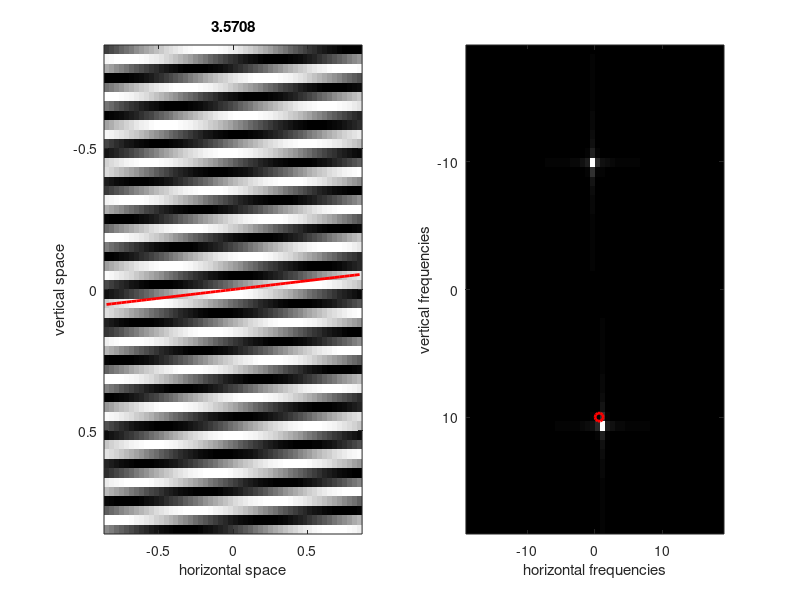

This chart was generated by the following MATLAB code:
 
%%
pixperdeg = 30;
cpd = 3;
phase = 0;
ori = pi/2;

rPix = 50/2;

dPix = rPix*2 + 1;
[X,Y] = meshgrid(-rPix:rPix);
% Standard deviation of gaussian (e1)
sigma = dPix/8;

maxRadians = 2*pi * cpd /pixperdeg;

% Create the sinusoid (s1)
pha = phase * pi/180;
s1 = cos( cos(ori) * (maxRadians*Y) + ...
    sin(ori) * (maxRadians*X) + pha);

pixdims = (-dPix/2:dPix/2);
degdims = pixdims/pixperdeg;

figure(1); clf
imagesc(degdims, degdims, s1)



%% hartley
pixperdeg =  37.5048;
nOctaves = 6;
Freq0 = .5;
M   = 1;
freqs = sort([-2.^(0:(nOctaves-1))*Freq0 0 2.^(0:(nOctaves-1))*Freq0]);
kxs = freqs;
kys = freqs;

[kxgrid, kygrid]=meshgrid(kxs, kys);
        
[xx,yy] = meshgrid(pixdims);
twoPi = 2*pi/pixperdeg;

ori = ori + 2;
sf = 10;
[ky, kx] = pol2cart(ori/180*pi, sf);

% kx = 5;
% ky = 5;
% [ori, sf] = cart2pol(ky, kx);
disp(ori)

gr = twoPi * ((kx*xx + ky*yy) / M);
h = sin(gr) + cos(gr);

hi = h-mean(h(:));

figure(1); clf
subplot(1,2,1) % SPATIAL DOMAIN
imagesc(degdims, degdims, hi); hold on
colormap gray
plot(degdims, (kx/ky)*-degdims+median(degdims), 'r', 'Linewidth', 2)
xlabel('horizontal space')
ylabel('vertical space')
title(ori)

fi = abs(fftshift(fft2((hi))));

% axes in the fourier domain
x = -floor(dPix/2):floor((dPix-1)/2);
x = x/-x(1)*pixperdeg/2;

subplot(1,2,2) % FOURIER DOMAIN
imagesc(x, x, fi)
hold on
plot(kx, ky, 'or', 'Linewidth', 2)
xlabel('horizontal frequencies')
ylabel('vertical frequencies')




